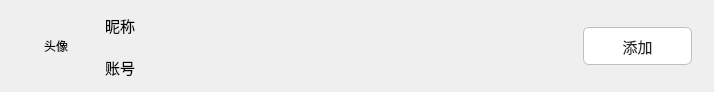
<?xml version="1.0" encoding="UTF-8"?>
<ui version="4.0">
 <class>SearchUserLittleBox</class>
 <widget class="QWidget" name="SearchUserLittleBox">
  <property name="geometry">
   <rect>
    <x>0</x>
    <y>0</y>
    <width>714</width>
    <height>92</height>
   </rect>
  </property>
  <property name="sizePolicy">
   <sizepolicy hsizetype="Preferred" vsizetype="Fixed">
    <horstretch>0</horstretch>
    <verstretch>0</verstretch>
   </sizepolicy>
  </property>
  <property name="minimumSize">
   <size>
    <width>513</width>
    <height>92</height>
   </size>
  </property>
  <property name="maximumSize">
   <size>
    <width>16777215</width>
    <height>92</height>
   </size>
  </property>
  <property name="windowTitle">
   <string>Form</string>
  </property>
  <layout class="QGridLayout" name="gridLayout_3" rowstretch="1,1000,1" columnstretch="1,1000,1">
   <property name="leftMargin">
    <number>0</number>
   </property>
   <property name="topMargin">
    <number>0</number>
   </property>
   <property name="rightMargin">
    <number>0</number>
   </property>
   <property name="bottomMargin">
    <number>0</number>
   </property>
   <property name="spacing">
    <number>0</number>
   </property>
   <item row="0" column="1">
    <spacer name="verticalSpacer_5">
     <property name="orientation">
      <enum>Qt::Vertical</enum>
     </property>
     <property name="sizeHint" stdset="0">
      <size>
       <width>20</width>
       <height>13</height>
      </size>
     </property>
    </spacer>
   </item>
   <item row="1" column="0">
    <spacer name="horizontalSpacer_4">
     <property name="orientation">
      <enum>Qt::Horizontal</enum>
     </property>
     <property name="sizeHint" stdset="0">
      <size>
       <width>4</width>
       <height>20</height>
      </size>
     </property>
    </spacer>
   </item>
   <item row="1" column="1">
    <layout class="QHBoxLayout" name="horizontalLayout" stretch="1,3,1">
     <property name="spacing">
      <number>4</number>
     </property>
     <property name="leftMargin">
      <number>10</number>
     </property>
     <property name="rightMargin">
      <number>20</number>
     </property>
     <item>
      <widget class="QLabel" name="lblHeadPic">
       <property name="sizePolicy">
        <sizepolicy hsizetype="Fixed" vsizetype="Preferred">
         <horstretch>0</horstretch>
         <verstretch>0</verstretch>
        </sizepolicy>
       </property>
       <property name="minimumSize">
        <size>
         <width>90</width>
         <height>90</height>
        </size>
       </property>
       <property name="maximumSize">
        <size>
         <width>90</width>
         <height>90</height>
        </size>
       </property>
       <property name="styleSheet">
        <string notr="true">QLabel{
	background-color: rgba(255, 255, 255, 0);
}</string>
       </property>
       <property name="text">
        <string>头像</string>
       </property>
       <property name="alignment">
        <set>Qt::AlignCenter</set>
       </property>
      </widget>
     </item>
     <item>
      <layout class="QVBoxLayout" name="verticalLayout" stretch="1,1">
       <property name="spacing">
        <number>4</number>
       </property>
       <property name="topMargin">
        <number>6</number>
       </property>
       <property name="bottomMargin">
        <number>6</number>
       </property>
       <item>
        <widget class="QLabel" name="lblName">
         <property name="font">
          <font>
           <family>微软雅黑</family>
           <pointsize>11</pointsize>
          </font>
         </property>
         <property name="styleSheet">
          <string notr="true">QLabel{
	background-color: rgba(255, 255, 255, 0);
}</string>
         </property>
         <property name="text">
          <string>昵称</string>
         </property>
         <property name="alignment">
          <set>Qt::AlignLeading|Qt::AlignLeft|Qt::AlignVCenter</set>
         </property>
        </widget>
       </item>
       <item>
        <widget class="QLabel" name="lblAccount">
         <property name="font">
          <font>
           <family>微软雅黑</family>
           <pointsize>11</pointsize>
          </font>
         </property>
         <property name="styleSheet">
          <string notr="true">QLabel{
	background-color: rgba(255, 255, 255, 0);
}</string>
         </property>
         <property name="text">
          <string>账号</string>
         </property>
         <property name="alignment">
          <set>Qt::AlignLeading|Qt::AlignLeft|Qt::AlignVCenter</set>
         </property>
        </widget>
       </item>
      </layout>
     </item>
     <item>
      <widget class="QStackedWidget" name="stkwButtonSelect">
       <property name="sizePolicy">
        <sizepolicy hsizetype="Fixed" vsizetype="Preferred">
         <horstretch>0</horstretch>
         <verstretch>0</verstretch>
        </sizepolicy>
       </property>
       <property name="minimumSize">
        <size>
         <width>111</width>
         <height>90</height>
        </size>
       </property>
       <property name="maximumSize">
        <size>
         <width>111</width>
         <height>90</height>
        </size>
       </property>
       <property name="styleSheet">
        <string notr="true">QWidget{
	background-color: rgba(255, 255, 255, 0);
}</string>
       </property>
       <property name="frameShape">
        <enum>QFrame::NoFrame</enum>
       </property>
       <property name="currentIndex">
        <number>0</number>
       </property>
       <widget class="QWidget" name="pageAddButton">
        <layout class="QGridLayout" name="gridLayout_2" rowstretch="10,15,10" columnstretch="1,100,1">
         <property name="leftMargin">
          <number>0</number>
         </property>
         <property name="topMargin">
          <number>0</number>
         </property>
         <property name="rightMargin">
          <number>0</number>
         </property>
         <property name="bottomMargin">
          <number>0</number>
         </property>
         <property name="spacing">
          <number>0</number>
         </property>
         <item row="2" column="1">
          <spacer name="verticalSpacer_4">
           <property name="orientation">
            <enum>Qt::Vertical</enum>
           </property>
           <property name="sizeHint" stdset="0">
            <size>
             <width>20</width>
             <height>23</height>
            </size>
           </property>
          </spacer>
         </item>
         <item row="0" column="1">
          <spacer name="verticalSpacer_3">
           <property name="orientation">
            <enum>Qt::Vertical</enum>
           </property>
           <property name="sizeHint" stdset="0">
            <size>
             <width>20</width>
             <height>23</height>
            </size>
           </property>
          </spacer>
         </item>
         <item row="1" column="0">
          <spacer name="horizontalSpacer_3">
           <property name="orientation">
            <enum>Qt::Horizontal</enum>
           </property>
           <property name="sizeHint" stdset="0">
            <size>
             <width>35</width>
             <height>20</height>
            </size>
           </property>
          </spacer>
         </item>
         <item row="1" column="1">
          <widget class="QPushButton" name="btnAddFriend">
           <property name="sizePolicy">
            <sizepolicy hsizetype="Minimum" vsizetype="Preferred">
             <horstretch>0</horstretch>
             <verstretch>0</verstretch>
            </sizepolicy>
           </property>
           <property name="font">
            <font>
             <family>微软雅黑</family>
             <pointsize>11</pointsize>
            </font>
           </property>
           <property name="styleSheet">
            <string notr="true">QPushButton{
	color: rgb(35, 35, 35);
	background-color: rgb(255, 255, 255);
	border: 1px solid;
	border-color: rgb(191,191,191);
	border-radius: 6px;
}

QPushButton:hover{
	background-color: rgb(236, 236, 236);
}

QPushButton:pressed{
	color: rgb(108, 108, 108);
	background-color: rgb(224, 224, 224);
}</string>
           </property>
           <property name="text">
            <string>添加</string>
           </property>
          </widget>
         </item>
         <item row="1" column="2">
          <spacer name="horizontalSpacer_5">
           <property name="orientation">
            <enum>Qt::Horizontal</enum>
           </property>
           <property name="sizeHint" stdset="0">
            <size>
             <width>34</width>
             <height>20</height>
            </size>
           </property>
          </spacer>
         </item>
        </layout>
       </widget>
       <widget class="QWidget" name="pageSendButton">
        <layout class="QGridLayout" name="gridLayout" rowstretch="10,15,10" columnstretch="1,100,1">
         <property name="leftMargin">
          <number>0</number>
         </property>
         <property name="topMargin">
          <number>0</number>
         </property>
         <property name="rightMargin">
          <number>0</number>
         </property>
         <property name="bottomMargin">
          <number>0</number>
         </property>
         <property name="spacing">
          <number>0</number>
         </property>
         <item row="0" column="1">
          <spacer name="verticalSpacer">
           <property name="orientation">
            <enum>Qt::Vertical</enum>
           </property>
           <property name="sizeHint" stdset="0">
            <size>
             <width>20</width>
             <height>22</height>
            </size>
           </property>
          </spacer>
         </item>
         <item row="1" column="0">
          <spacer name="horizontalSpacer">
           <property name="orientation">
            <enum>Qt::Horizontal</enum>
           </property>
           <property name="sizeHint" stdset="0">
            <size>
             <width>0</width>
             <height>20</height>
            </size>
           </property>
          </spacer>
         </item>
         <item row="1" column="1">
          <widget class="QPushButton" name="btnSendMessage">
           <property name="sizePolicy">
            <sizepolicy hsizetype="Minimum" vsizetype="Preferred">
             <horstretch>0</horstretch>
             <verstretch>0</verstretch>
            </sizepolicy>
           </property>
           <property name="font">
            <font>
             <family>微软雅黑</family>
             <pointsize>11</pointsize>
            </font>
           </property>
           <property name="styleSheet">
            <string notr="true">QPushButton{
	color: rgb(35, 35, 35);
	background-color: rgb(255, 255, 255);
	border: 1px solid;
	border-color: rgb(191,191,191);
	border-radius: 6px;
}

QPushButton:hover{
	background-color: rgb(236, 236, 236);
}

QPushButton:pressed{
	color: rgb(108, 108, 108);
	background-color: rgb(224, 224, 224);
}</string>
           </property>
           <property name="text">
            <string>发消息</string>
           </property>
          </widget>
         </item>
         <item row="1" column="2">
          <spacer name="horizontalSpacer_2">
           <property name="orientation">
            <enum>Qt::Horizontal</enum>
           </property>
           <property name="sizeHint" stdset="0">
            <size>
             <width>0</width>
             <height>20</height>
            </size>
           </property>
          </spacer>
         </item>
         <item row="2" column="1">
          <spacer name="verticalSpacer_2">
           <property name="orientation">
            <enum>Qt::Vertical</enum>
           </property>
           <property name="sizeHint" stdset="0">
            <size>
             <width>20</width>
             <height>22</height>
            </size>
           </property>
          </spacer>
         </item>
        </layout>
       </widget>
      </widget>
     </item>
    </layout>
   </item>
   <item row="1" column="2">
    <spacer name="horizontalSpacer_6">
     <property name="orientation">
      <enum>Qt::Horizontal</enum>
     </property>
     <property name="sizeHint" stdset="0">
      <size>
       <width>38</width>
       <height>20</height>
      </size>
     </property>
    </spacer>
   </item>
   <item row="2" column="1">
    <spacer name="verticalSpacer_6">
     <property name="orientation">
      <enum>Qt::Vertical</enum>
     </property>
     <property name="sizeHint" stdset="0">
      <size>
       <width>20</width>
       <height>68</height>
      </size>
     </property>
    </spacer>
   </item>
  </layout>
 </widget>
 <resources/>
 <connections/>
</ui>
